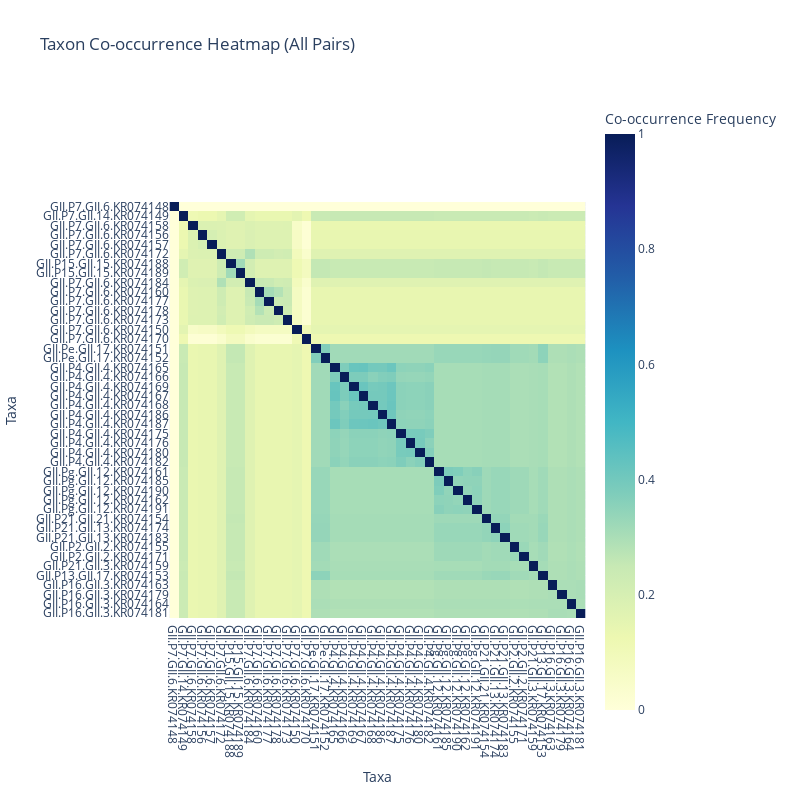

Here is the notebook cell this chart was saved with:
### Code cell
# ===========================
# Reading Trees and Computing Co-occurrence
# ===========================

# Read trees from a Newick file
# Note: Adjust the file path as needed
trees = read_newick(
    "./../../sliding-window/output_norovirus_window_size_200_5/best_trees.newick"
)

# trees = read_newick(
#     "./../../sliding-window/output_norovirus_window_size_200_5/best_trees.newick"
#)

# Compute co-occurrence frequencies using all pairs
co_occurrence_freq_all_pairs = (
    compute_taxon_co_occurrence_in_filtered_nonexistent_splits(
        list_of_trees=trees, to_filter=True
    )
)

# Convert co-occurrence frequencies to DataFrame
co_occurrence_df_all_pairs = convert_cooccurrence_to_dataframe(
    co_occurrence_freq_all_pairs
)

# Plot the heatmap for all pairs
plot_interactive_heatmap(
    co_occurrence_freq_all_pairs, title="Taxon Co-occurrence Heatmap (All Pairs)"
)

# ===========================
# Dimensionality Reduction Analysis
# ===========================

# Extract G Groups
taxa = co_occurrence_df_all_pairs.index.tolist()
g_groups = get_g_groups(taxa)

# Perform permutation test
# p_values_df = permutation_test_co_clustering(co_occurrence_df_all_pairs, num_permutations=1000)
# Plot heatmap of p-values
# plt.figure(figsize=(12, 10))
# sns.heatmap(p_values_df, cmap='coolwarm_r', square=True)
# plt.title("P-values Heatmap of Co-occurrence Frequencies")
# plt.show()

### Figure 1 — Plotly figure (JSON) as saved in the notebook; plotly's stock layout.template omitted (floating-point values rounded to 4 significant figures; data arrays with more than 128 entries replaced by an {"elided": "..."} marker saying what was removed)
{"data": [{"coloraxis": "coloraxis", "hovertemplate": "Taxa: %{x}<br>Taxa: %{y}<br>Co-occurrence Frequency: %{z}<extra></extra>", "name": "0", "type": "heatmap", "x": ["GII.P7.GII.6.KR074148", "GII.P7.GII.14.KR074149", "GII.P7.GII.6.KR074158", "GII.P7.GII.6.KR074156", "GII.P7.GII.6.KR074157", "GII.P7.GII.6.KR074172", "GII.P15.GII.15.KR074188", "GII.P15.GII.15.KR074189", "GII.P7.GII.6.KR074184", "GII.P7.GII.6.KR074160", "GII.P7.GII.6.KR074177", "GII.P7.GII.6.KR074178", "GII.P7.GII.6.KR074173", "GII.P7.GII.6.KR074150", "GII.P7.GII.6.KR074170", "GII.Pe.GII.17.KR074151", "GII.Pe.GII.17.KR074152", "GII.P4.GII.4.KR074165", "GII.P4.GII.4.KR074166", "GII.P4.GII.4.KR074169", "GII.P4.GII.4.KR074167", "GII.P4.GII.4.KR074168", "GII.P4.GII.4.KR074186", "GII.P4.GII.4.KR074187", "GII.P4.GII.4.KR074175", "GII.P4.GII.4.KR074176", "GII.P4.GII.4.KR074180", "GII.P4.GII.4.KR074182", "GII.Pg.GII.12.KR074161", "GII.Pg.GII.12.KR074185", "GII.Pg.GII.12.KR074190", "GII.Pg.GII.12.KR074162", "GII.Pg.GII.12.KR074191", "GII.P21.GII.21.KR074154", "GII.P21.GII.13.KR074174", "GII.P21.GII.13.KR074183", "GII.P2.GII.2.KR074155", "GII.P2.GII.2.KR074171", "GII.P21.GII.3.KR074159", "GII.P13.GII.17.KR074153", "GII.P16.GII.3.KR074163", "GII.P16.GII.3.KR074179", "GII.P16.GII.3.KR074164", "GII.P16.GII.3.KR074181"], "xaxis": "x", "y": ["GII.P7.GII.6.KR074148", "GII.P7.GII.14.KR074149", "GII.P7.GII.6.KR074158", "GII.P7.GII.6.KR074156", "GII.P7.GII.6.KR074157", "GII.P7.GII.6.KR074172", "GII.P15.GII.15.KR074188", "GII.P15.GII.15.KR074189", "GII.P7.GII.6.KR074184", "GII.P7.GII.6.KR074160", "GII.P7.GII.6.KR074177", "GII.P7.GII.6.KR074178", "GII.P7.GII.6.KR074173", "GII.P7.GII.6.KR074150", "GII.P7.GII.6.KR074170", "GII.Pe.GII.17.KR074151", "GII.Pe.GII.17.KR074152", "GII.P4.GII.4.KR074165", "GII.P4.GII.4.KR074166", "GII.P4.GII.4.KR074169", "GII.P4.GII.4.KR074167", "GII.P4.GII.4.KR074168", "GII.P4.GII.4.KR074186", "GII.P4.GII.4.KR074187", "GII.P4.GII.4.KR074175", "GII.P4.GII.4.KR074176", "GII.P4.GII.4.KR074180", "GII.P4.GII.4.KR074182", "GII.Pg.GII.12.KR074161", "GII.Pg.GII.12.KR074185", "GII.Pg.GII.12.KR074190", "GII.Pg.GII.12.KR074162", "GII.Pg.GII.12.KR074191", "GII.P21.GII.21.KR074154", "GII.P21.GII.13.KR074174", "GII.P21.GII.13.KR074183", "GII.P2.GII.2.KR074155", "GII.P2.GII.2.KR074171", "GII.P21.GII.3.KR074159", "GII.P13.GII.17.KR074153", "GII.P16.GII.3.KR074163", "GII.P16.GII.3.KR074179", "GII.P16.GII.3.KR074164", "GII.P16.GII.3.KR074181"], "yaxis": "y", "z": {"elided": "44x44 float values"}}], "layout": {"coloraxis": {"colorbar": {"title": {"text": "Co-occurrence Frequency"}}, "colorscale": [[0, "rgb(255,255,217)"], [0.125, "rgb(237,248,177)"], [0.25, "rgb(199,233,180)"], [0.375, "rgb(127,205,187)"], [0.5, "rgb(65,182,196)"], [0.625, "rgb(29,145,192)"], [0.75, "rgb(34,94,168)"], [0.875, "rgb(37,52,148)"], [1, "rgb(8,29,88)"]]}, "height": 800, "title": {"text": "Taxon Co-occurrence Heatmap (All Pairs)"}, "width": 800, "xaxis": {"anchor": "y", "constrain": "domain", "domain": [0, 1], "nticks": 44, "scaleanchor": "y", "title": {"text": "Taxa"}}, "yaxis": {"anchor": "x", "autorange": "reversed", "constrain": "domain", "domain": [0, 1], "nticks": 44, "title": {"text": "Taxa"}}}}
